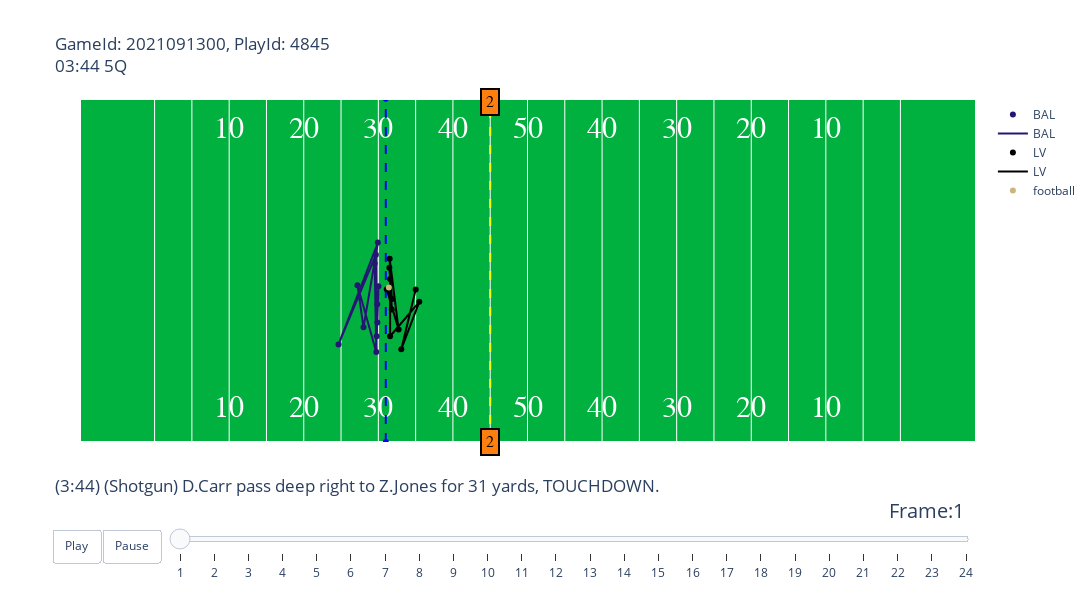

Here is the notebook cell this chart was saved with:
### Code cell
import plotly.graph_objects as go
colors = {
    'ARI':"#97233F", 
    'ATL':"#A71930", 
    'BAL':'#241773', 
    'BUF':"#00338D", 
    'CAR':"#0085CA", 
    'CHI':"#C83803", 
    'CIN':"#FB4F14", 
    'CLE':"#311D00", 
    'DAL':'#003594',
    'DEN':"#FB4F14", 
    'DET':"#0076B6", 
    'GB':"#203731", 
    'HOU':"#03202F", 
    'IND':"#002C5F", 
    'JAX':"#9F792C", 
    'KC':"#E31837", 
    'LA':"#003594", 
    'LAC':"#0080C6", 
    'LV':"#000000",
    'MIA':"#008E97", 
    'MIN':"#4F2683", 
    'NE':"#002244", 
    'NO':"#D3BC8D", 
    'NYG':"#0B2265", 
    'NYJ':"#125740", 
    'PHI':"#004C54", 
    'PIT':"#FFB612", 
    'SEA':"#69BE28", 
    'SF':"#AA0000",
    'TB':'#D50A0A', 
    'TEN':"#4B92DB", 
    'WAS':"#5A1414", 
    'football':'#CBB67C'
}

# input was originally weeks1_dict
animate_play(weeks_dict[1], play,players,pff, 2021091300,4845).show()

### Figure 1 — Plotly figure (JSON) as saved in the notebook; plotly's stock layout.template omitted (floating-point values rounded to 4 significant figures)
{"data": [{"hoverinfo": "none", "mode": "text", "showlegend": false, "text": ["10", "20", "30", "40", "50", "40", "30", "20", "10"], "textfont": {"color": "#ffffff", "family": "Courier New, monospace", "size": 30}, "type": "scatter", "x": [20, 30, 40, 50, 60, 70, 80, 90, 100], "y": [5, 5, 5, 5, 5, 5, 5, 5, 5]}, {"hoverinfo": "none", "mode": "text", "showlegend": false, "text": ["10", "20", "30", "40", "50", "40", "30", "20", "10"], "textfont": {"color": "#ffffff", "family": "Courier New, monospace", "size": 30}, "type": "scatter", "x": [20, 30, 40, 50, 60, 70, 80, 90, 100], "y": [48.5, 48.5, 48.5, 48.5, 48.5, 48.5, 48.5, 48.5, 48.5]}, {"hoverinfo": "none", "line": {"color": "blue", "dash": "dash"}, "showlegend": false, "type": "scatter", "x": [41, 41], "y": [0, 53.5]}, {"hoverinfo": "none", "line": {"color": "yellow", "dash": "dash"}, "showlegend": false, "type": "scatter", "x": [55, 55], "y": [0, 53.5]}, {"hoverinfo": "text", "hovertext": ["nflId:33131<br>displayName:Calais Campbell<br>Position:DRT<br>Role:Pass Rush", "nflId:37240<br>displayName:Pernell McPhee<br>Position:ROLB<br>Role:Pass Rush", "nflId:40042<br>displayName:Brandon Williams<br>Position:NLT<br>Role:Pass Rush", "nflId:44828<br>displayName:Marlon Humphrey<br>Position:SCBiR<br>Role:Coverage", "nflId:44999<br>displayName:Chuck Clark<br>Position:LOLB<br>Role:Coverage", "nflId:46187<br>displayName:Anthony Averett<br>Position:SCBoR<br>Role:Coverage", "nflId:46259<br>displayName:DeShon Elliott<br>Position:LOLB<br>Role:Pass Rush", "nflId:48565<br>displayName:Chris Westry<br>Position:SCBiR<br>Role:Coverage", "nflId:52436<br>displayName:Patrick Queen<br>Position:MLB<br>Role:Coverage", "nflId:52506<br>displayName:Malik Harrison<br>Position:RCB<br>Role:Pass Rush", "nflId:53460<br>displayName:Odafe Oweh<br>Position:LOLB<br>Role:Pass Rush"], "marker": {"color": "#241773"}, "mode": "markers", "name": "BAL", "type": "scatter", "x": [39.86, 39.87, 40.02, 39.78, 39.67, 34.66, 39.94, 38.01, 37.2, 39.72, 39.51], "y": [21.46, 18.64, 24.28, 16.49, 29.17, 15.21, 31.08, 17.88, 24.44, 14.03, 27.82]}, {"marker": {"color": "#241773"}, "mode": "lines", "name": "BAL", "type": "scatter", "x": [39.86, 39.87, 40.02, 39.78, 39.67, 34.66, 39.94, 38.01, 37.2, 39.72, 39.51], "y": [21.46, 18.64, 24.28, 16.49, 29.17, 15.21, 31.08, 17.88, 24.44, 14.03, 27.82]}, {"hoverinfo": "text", "hovertext": ["nflId:41265<br>displayName:Derek Carr<br>Position:QB<br>Role:Pass", "nflId:42547<br>displayName:Darren Waller<br>Position:LWR<br>Role:Pass Route", "nflId:43362<br>displayName:Kenyan Drake<br>Position:HB-L<br>Role:Pass Block", "nflId:44849<br>displayName:Zay Jones<br>Position:SLoWR<br>Role:Pass Route", "nflId:44972<br>displayName:Jermaine Eluemunor<br>Position:RG<br>Role:Pass Block", "nflId:46084<br>displayName:Kolton Miller<br>Position:LT<br>Role:Pass Block", "nflId:47920<br>displayName:Foster Moreau<br>Position:TE-R<br>Role:Pass Block", "nflId:47932<br>displayName:Hunter Renfrow<br>Position:SLiWR<br>Role:Pass Route", "nflId:48235<br>displayName:Andre James<br>Position:C<br>Role:Pass Block", "nflId:52517<br>displayName:John Simpson<br>Position:LG<br>Role:Pass Block", "nflId:53446<br>displayName:Alex Leatherwood<br>Position:RT<br>Role:Pass Block"], "marker": {"color": "#000000"}, "mode": "markers", "name": "LV", "type": "scatter", "x": [45.01, 43.08, 45.49, 41.58, 41.58, 41.8, 41.52, 42.72, 41.13, 41.83, 41.48], "y": [23.78, 14.47, 21.84, 16.48, 25.41, 20.66, 28.57, 17.52, 23.79, 22.29, 27.14]}, {"marker": {"color": "#000000"}, "mode": "lines", "name": "LV", "type": "scatter", "x": [45.01, 43.08, 45.49, 41.58, 41.58, 41.8, 41.52, 42.72, 41.13, 41.83, 41.48], "y": [23.78, 14.47, 21.84, 16.48, 25.41, 20.66, 28.57, 17.52, 23.79, 22.29, 27.14]}, {"hoverinfo": "none", "marker": {"color": "#CBB67C"}, "mode": "markers", "name": "football", "type": "scatter", "x": [41.41], "y": [24.07]}], "layout": {"annotations": [{"align": "center", "bgcolor": "#ff7f0e", "bordercolor": "black", "borderpad": 4, "borderwidth": 2, "font": {"color": "black", "family": "Courier New, monospace", "size": 16}, "opacity": 1, "showarrow": false, "text": "2", "x": 55, "y": 0}, {"align": "center", "bgcolor": "#ff7f0e", "bordercolor": "black", "borderpad": 4, "borderwidth": 2, "font": {"color": "black", "family": "Courier New, monospace", "size": 16}, "opacity": 1, "showarrow": false, "text": "2", "x": 55, "y": 53}], "autosize": false, "height": 600, "plot_bgcolor": "#00B140", "sliders": [{"active": 0, "currentvalue": {"font": {"size": 20}, "prefix": "Frame:", "visible": true, "xanchor": "right"}, "len": 0.9, "pad": {"b": 10, "t": 50}, "steps": [{"args": [[1], {"frame": {"duration": 100, "redraw": false}, "mode": "immediate", "transition": {"duration": 0}}], "label": "1", "method": "animate"}, {"args": [[2], {"frame": {"duration": 100, "redraw": false}, "mode": "immediate", "transition": {"duration": 0}}], "label": "2", "method": "animate"}, {"args": [[3], {"frame": {"duration": 100, "redraw": false}, "mode": "immediate", "transition": {"duration": 0}}], "label": "3", "method": "animate"}, {"args": [[4], {"frame": {"duration": 100, "redraw": false}, "mode": "immediate", "transition": {"duration": 0}}], "label": "4", "method": "animate"}, {"args": [[5], {"frame": {"duration": 100, "redraw": false}, "mode": "immediate", "transition": {"duration": 0}}], "label": "5", "method": "animate"}, {"args": [[6], {"frame": {"duration": 100, "redraw": false}, "mode": "immediate", "transition": {"duration": 0}}], "label": "6", "method": "animate"}, {"args": [[7], {"frame": {"duration": 100, "redraw": false}, "mode": "immediate", "transition": {"duration": 0}}], "label": "7", "method": "animate"}, {"args": [[8], {"frame": {"duration": 100, "redraw": false}, "mode": "immediate", "transition": {"duration": 0}}], "label": "8", "method": "animate"}, {"args": [[9], {"frame": {"duration": 100, "redraw": false}, "mode": "immediate", "transition": {"duration": 0}}], "label": "9", "method": "animate"}, {"args": [[10], {"frame": {"duration": 100, "redraw": false}, "mode": "immediate", "transition": {"duration": 0}}], "label": "10", "method": "animate"}, {"args": [[11], {"frame": {"duration": 100, "redraw": false}, "mode": "immediate", "transition": {"duration": 0}}], "label": "11", "method": "animate"}, {"args": [[12], {"frame": {"duration": 100, "redraw": false}, "mode": "immediate", "transition": {"duration": 0}}], "label": "12", "method": "animate"}, {"args": [[13], {"frame": {"duration": 100, "redraw": false}, "mode": "immediate", "transition": {"duration": 0}}], "label": "13", "method": "animate"}, {"args": [[14], {"frame": {"duration": 100, "redraw": false}, "mode": "immediate", "transition": {"duration": 0}}], "label": "14", "method": "animate"}, {"args": [[15], {"frame": {"duration": 100, "redraw": false}, "mode": "immediate", "transition": {"duration": 0}}], "label": "15", "method": "animate"}, {"args": [[16], {"frame": {"duration": 100, "redraw": false}, "mode": "immediate", "transition": {"duration": 0}}], "label": "16", "method": "animate"}, {"args": [[17], {"frame": {"duration": 100, "redraw": false}, "mode": "immediate", "transition": {"duration": 0}}], "label": "17", "method": "animate"}, {"args": [[18], {"frame": {"duration": 100, "redraw": false}, "mode": "immediate", "transition": {"duration": 0}}], "label": "18", "method": "animate"}, {"args": [[19], {"frame": {"duration": 100, "redraw": false}, "mode": "immediate", "transition": {"duration": 0}}], "label": "19", "method": "animate"}, {"args": [[20], {"frame": {"duration": 100, "redraw": false}, "mode": "immediate", "transition": {"duration": 0}}], "label": "20", "method": "animate"}, {"args": [[21], {"frame": {"duration": 100, "redraw": false}, "mode": "immediate", "transition": {"duration": 0}}], "label": "21", "method": "animate"}, {"args": [[22], {"frame": {"duration": 100, "redraw": false}, "mode": "immediate", "transition": {"duration": 0}}], "label": "22", "method": "animate"}, {"args": [[23], {"frame": {"duration": 100, "redraw": false}, "mode": "immediate", "transition": {"duration": 0}}], "label": "23", "method": "animate"}, {"args": [[24], {"frame": {"duration": 100, "redraw": false}, "mode": "immediate", "transition": {"duration": 0}}], "label": "24", "method": "animate"}], "transition": {"duration": 300, "easing": "cubic-in-out"}, "x": 0.1, "xanchor": "left", "y": 0, "yanchor": "top"}], "title": {"text": "GameId: 2021091300, PlayId: 4845<br>03:44 5Q<br><br><br><br><br><br><br><br><br><br><br><br><br><br><br><br><br><br><br>(3:44) (Shotgun) D.Carr pass deep right to Z.Jones for 31 yards, TOUCHDOWN."}, "updatemenus": [{"buttons": [{"args": [null, {"frame": {"duration": 100, "redraw": false}, "fromcurrent": true, "transition": {"duration": 0}}], "label": "Play", "method": "animate"}, {"args": [[null], {"frame": {"duration": 0, "redraw": false}, "mode": "immediate", "transition": {"duration": 0}}], "label": "Pause", "method": "animate"}], "direction": "left", "pad": {"r": 10, "t": 87}, "showactive": false, "type": "buttons", "x": 0.1, "xanchor": "right", "y": 0, "yanchor": "top"}], "width": 1200, "xaxis": {"autorange": false, "range": [0, 120], "showticklabels": false, "tickmode": "array", "tickvals": [10, 15, 20, 25, 30, 35, 40, 45, 50, 55, 60, 65, 70, 75, 80, 85, 90, 95, 100, 105, 110]}, "yaxis": {"autorange": false, "range": [0, 53.3], "showgrid": false, "showticklabels": false}}}
